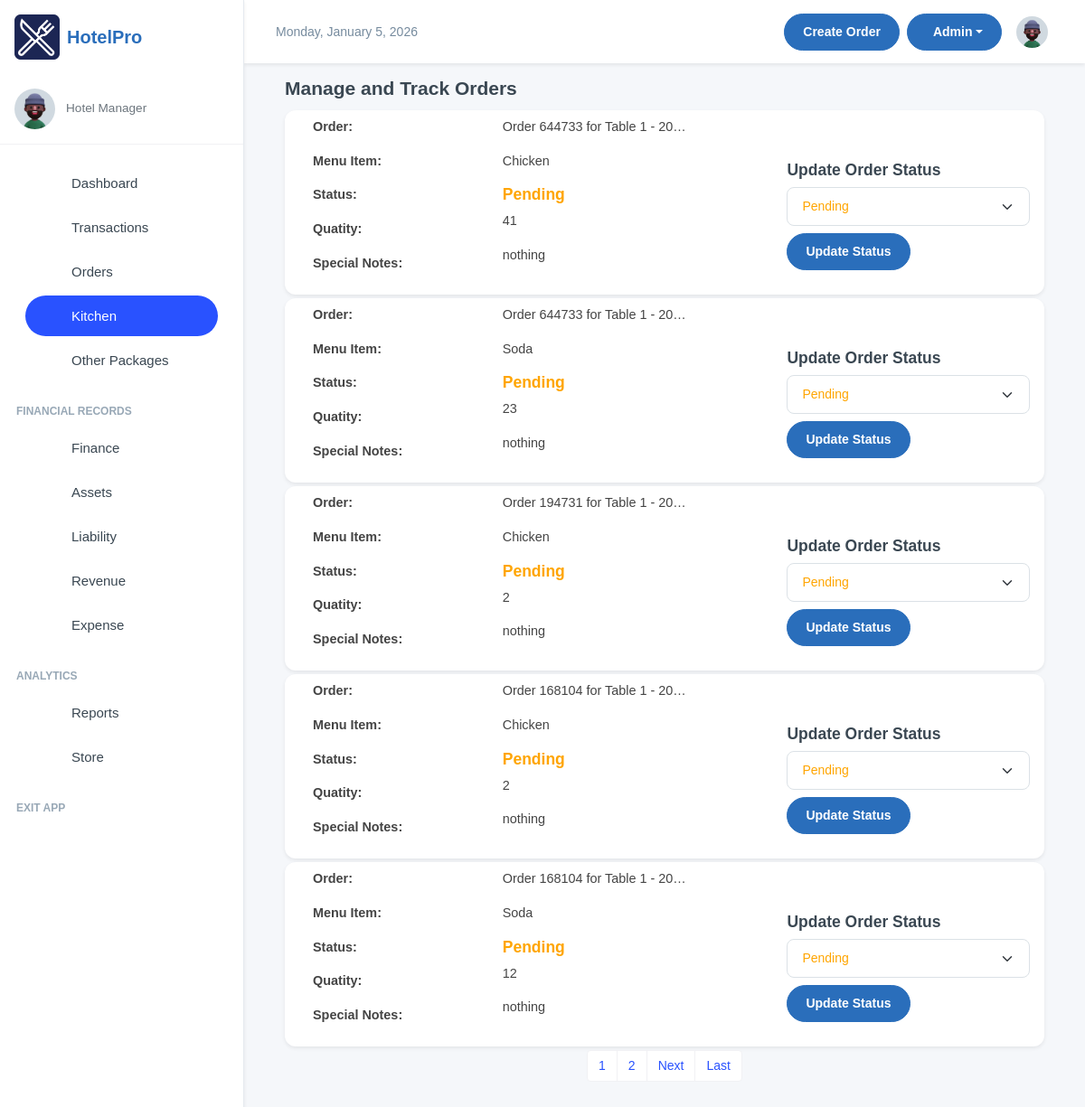
Page /kitchen/ on the earlier database version.
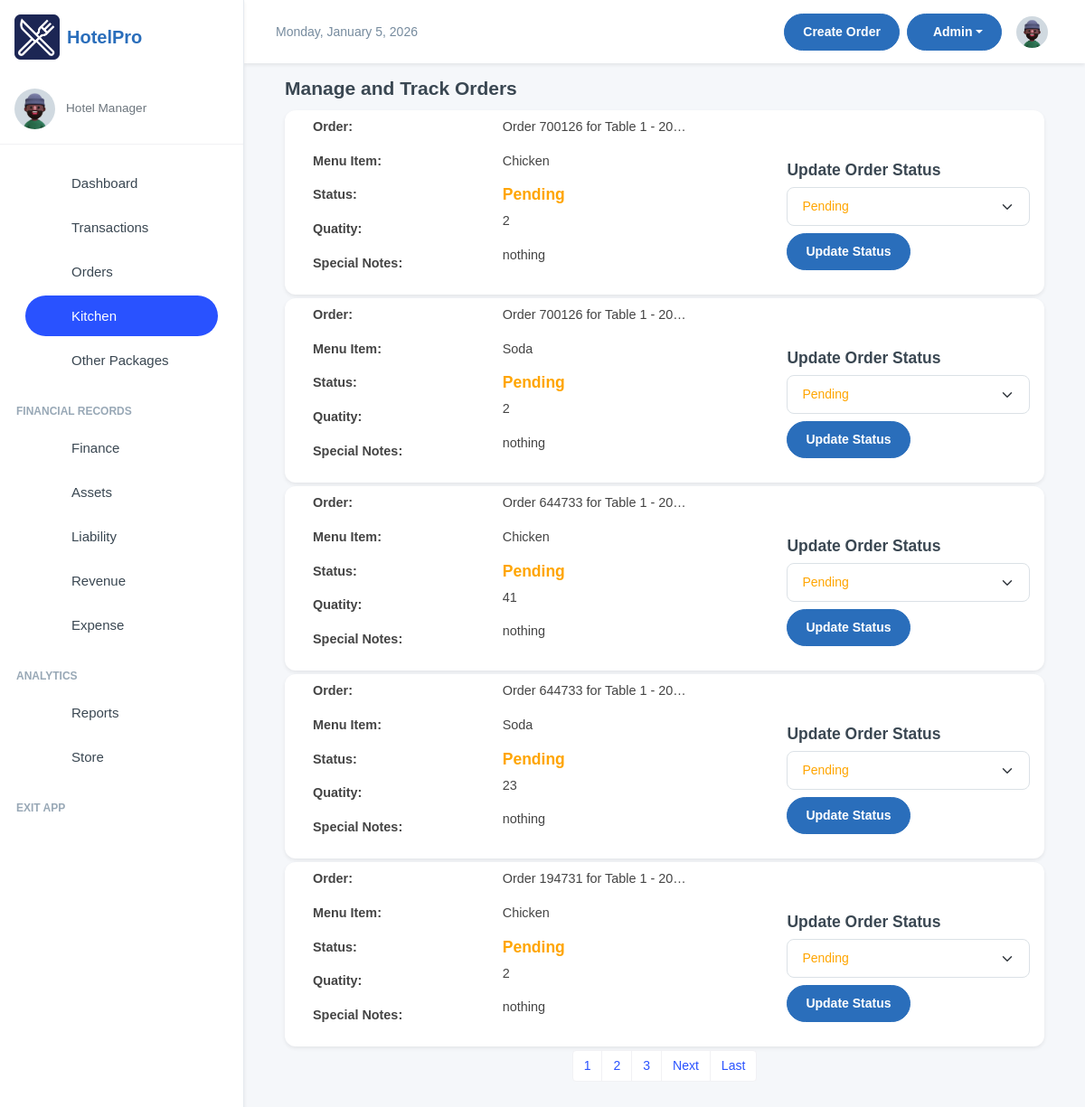
Same page on the later database version.
### inventory/models.py (models this page shows, shortened)
class OrderItem(models.Model):
    ORDER_TYPE_CHOICES = [
        ('Dine-In', 'Dine-In'),
        ('Take-Away', 'Take-Away'),
    ]
    SPECIAL_NOTES_CHOICES = [
        ('strongly spiced', 'strongly spiced'),
        ('midly spiced', 'midly spiced'),
       ( 'chips' , 'chips'),
       ('rice','rice'),
        ('posho', 'posho'),
       ( 'rice_posho','rice_posho' ),
        ('chips_rice', 'chips_rice'),
       ( 'rice_posho', 'rice_posho'),
        ('chips_posho', 'chips_posho')
    ]
    order = models.ForeignKey(OrderTransaction, on_delete=models.CASCADE, related_name='order_items')
    menu_item = models.ForeignKey(MenuItem, on_delete=models.CASCADE, null=True, blank=True)
    order_date = models.DateTimeField(default=now)
    customer_name = models.CharField(max_length=255, blank=True, null=True, default="FishPoint Customer")
    dining_area = models.ForeignKey(DiningArea, on_delete=models.SET_NULL, null=True, blank=True)
    table = models.ForeignKey(Table, on_delete=models.SET_NULL, null=True, blank=True)
    total_price =  models.DecimalField(max_digits=10, decimal_places=2, default=Decimal('0.00'))
    quantity = models.IntegerField(blank=True, null=True)
    status = models.CharField(
        max_length=50, default='Pending',
        choices=[('Pending', 'Pending'), ('Preparing', 'Preparing'), ('Cooked', 'Completed'), ('Served', 'Served'), ('Cancelled', 'Cancelled')]
    )
    special_notes = models.CharField(
        default="nothing",
        max_length=50, blank=True, null=True,
        choices=SPECIAL_NOTES_CHOICES
        )
    order_type = models.CharField(
        max_length=10,
        choices=ORDER_TYPE_CHOICES,
        default='Dine-In'
    )
    updated = models.DateField(auto_now=True, blank=True, null=True)
    class Meta:
        verbose_name = 'Order Item'
        verbose_name_plural = 'Order Items'
        ordering = ['-order_date']

class OrderTransaction(models.Model):
    pay_mode = (
        ("NO PAYMENT", "NO PAYMENT"),
        ("CASH", "CASH"),
        ("MOMO PAY", "MOMO PAY"),
        ("AIRTEL PAY", "AIRTEL PAY"),
        ("BANK CARD", "BANK CARD"),
    )
    random_id = models.CharField(max_length=6, unique=True, editable=False, default=generate_random_id)
    customer_name = models.CharField(max_length=255, blank=True, null=True, default="FishPoint Customer")
    served_by = models.CharField(
        max_length=255, blank=True, null=True, default="Waitress")
    dining_area = models.ForeignKey(DiningArea, on_delete=models.SET_NULL, null=True, blank=True)
    table = models.ForeignKey(Table, on_delete=models.SET_NULL, null=True, blank=True )
    special_notes = models.TextField(default="Null")
    created = models.DateTimeField(default=now, blank=True, null=True)
    payment_mode = models.CharField(default="NO PAYMENT", max_length=50, choices=pay_mode)
    transaction_id = models.CharField(blank=True, null=True, max_length=100)
    created_by = models.ForeignKey(User, on_delete=models.SET_NULL, null=True, blank=True)
    updated = models.DateField(auto_now=True, blank=True, null=True)
    class Meta:
        ordering = ['-created']
    def __str__(self):
        if self.table and self.dining_area:
            return f"Order {self.random_id} for Table {self.table.table_number} in {self.dining_area.name} - {self.created}"
        elif self.table:
            return f"Order {self.random_id} for Table {self.table.table_number} - {self.created}"
        else:
            return f"Order {self.random_id} - {self.created}"

class Table(models.Model):
    table_number = models.IntegerField()
    dining_area = models.ForeignKey(DiningArea, on_delete=models.CASCADE, related_name='tables')
    capacity = models.IntegerField()  # Number of seats at the table
    is_available = models.BooleanField(default=True)

class MenuItem(models.Model):
    category = models.ForeignKey(Category, on_delete=models.CASCADE, related_name="menu_items")
    name = models.CharField(max_length=100)
    description = models.TextField()
    price = models.DecimalField(max_digits=10, decimal_places=2, default=Decimal('0.00'))
    is_available = models.BooleanField(default=True)
    image_url = models.ImageField(blank=True, null=True, upload_to="menu_items")
    def __str__(self):
        return self.name

### kitchen/views.py (the view)
# urls.py: path('kitchen/', include('kitchen.urls')),
def kitchen(request):
    orders = OrderItem.objects.all()
    paginator = Paginator(orders, 5)
    page_number = request.GET.get('page')
    orders = paginator.get_page(page_number)
    return render(request, "kitchen.html", {"orders": orders})

### kitchen/templates/kitchen.html (shortened to what this page needs)
{% extends 'base.html' %}
{% block content %}
<div class="container">
    <div class="card-body">
        <div class="row">
            <h4 class="fw-semibold mb-2">Manage and Track Orders</h4>
            <div class="container">
                {% if orders %}
                    {% for order in orders %}
                    <div class="card my-1">
                        <div class="row my-2 ms-3">
                            <div class="col-3">
                                <p class="fw-bolder">Order:</p>
                                <p class="fw-bolder">Menu Item:</p>
                                <p class="fw-bolder">Status:</p>
                                <p class="fw-bolder">Quatity:</p>
                                <p class="fw-bolder">Special Notes:</p>
                            </div>
                            <div class="col">
                                <p>{{ order.order|truncatechars:30 }}</p>
                                <p>{{ order.menu_item }}</p>
                                <h5 class="fw-bolder status-text {% if order.status == 'Pending' %}status-pending
                                            {% elif order.status == 'Preparing' %}status-preparing
                                            {% elif order.status == 'Served' %}status-served
                                            {% elif order.status == 'Cooked' %}status-completed
                                            {% elif order.status == 'Cancelled' %}status-cancelled
                                            {% endif %}">
                                    {{ order.status }}
                                </h5>
                                <p> {{ order.quantity }}</p>
                                <p>{{ order.special_notes|default:"N/A" }}</p>
                            </div>
                            <div class="col mx-3">
                                <h5 class="mt-5">Update Order Status</h5>
                                <form action="/kitchen/update_order_status/{{order.id}}/" method="post">
                                    <select name="status" class="form-select mb-2 order-status-select" data-order-id="{{ order.id }}">
                                        <option value="Pending" {% if order.status == "Pending" %}selected{% endif %}>Pending</option>
                                    </select>
                                    <button type="submit" class="btn btn-md btn-primary">Update Status</button>
                                </form>
                            </div>
                        </div>
                    </div>
                    {% endfor %}
                {% else %}
                    <p>No orders available at the moment.</p>
                {% endif %}
            </div>
        </div>
    </div>
</div>
<nav aria-label="Page navigation">
    <ul class="pagination justify-content-center">
        {% for page_num in orders.paginator.page_range %}
            {% if page_num >= orders.number|add:-2 and page_num <= orders.number|add:2 %}
            <li class="page-item {% if page_num == orders_list.number %}active{% endif %}">
                <a class="page-link" href="?page={{ page_num }}">{{ page_num }}</a>
            </li>
            {% elif page_num == 1 or page_num == orders.paginator.num_pages %}
            <li class="page-item">
                <a class="page-link" href="?page={{ page_num }}">{{ page_num }}</a>
            </li>
            {% elif page_num == orders.number|add:-3 or page_num == orders.number|add:3 %}
            <li class="page-item disabled"><span class="page-link">...</span></li>
            {% endif %}
        {% endfor %}
        {% if orders.has_next %}
        <li class="page-item">
            <a class="page-link" href="?page={{ orders.next_page_number }}">Next</a>
        </li>
        <li class="page-item">
            <a class="page-link" href="?page={{ orders.paginator.num_pages }}">Last</a>
        </li>
        {% endif %}
    </ul>
</nav>
{% endblock content %}

Differences in the rows shown:
no longer on this page (row unchanged): OrderItem: order "Order 168104 for Table 1 - 20…", menu_item "Chicken", status "Pending", quantity "2", special_notes "nothing"
no longer on this page (row unchanged): OrderItem: order "Order 168104 for Table 1 - 20…", menu_item "Soda", status "Pending", quantity "12", special_notes "nothing"
added OrderItem: order "Order 700126 for Table 1 - 20…", menu_item "Chicken", status "Pending", quantity "2", special_notes "nothing"
added OrderItem: order "Order 700126 for Table 1 - 20…", menu_item "Soda", status "Pending", quantity "2", special_notes "nothing"
Other differences:
new list line: "3"
